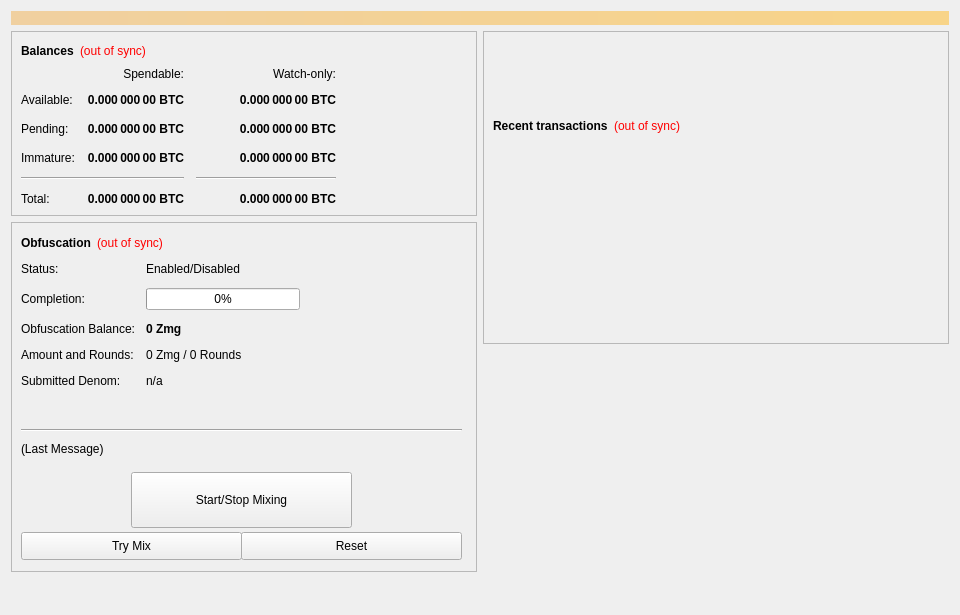
<?xml version="1.0" encoding="UTF-8"?>
<ui version="4.0">
 <class>OverviewPage</class>
 <widget class="QWidget" name="OverviewPage">
  <property name="geometry">
   <rect>
    <x>0</x>
    <y>0</y>
    <width>960</width>
    <height>615</height>
   </rect>
  </property>
  <property name="minimumSize">
   <size>
    <width>960</width>
    <height>0</height>
   </size>
  </property>
  <property name="windowTitle">
   <string>Form</string>
  </property>
  <layout class="QVBoxLayout" name="topLayout">
   <item>
    <widget class="QLabel" name="labelAlerts">
     <property name="visible">
      <bool>false</bool>
     </property>
     <property name="styleSheet">
      <string notr="true">background-color: qlineargradient(x1: 0, y1: 0, x2: 1, y2: 0, stop:0 #F0D0A0, stop:1 #F8D488); color:#000000;</string>
     </property>
     <property name="wordWrap">
      <bool>true</bool>
     </property>
     <property name="margin">
      <number>3</number>
     </property>
    </widget>
   </item>
   <item>
    <layout class="QHBoxLayout" name="horizontalLayout" stretch="1,1">
     <item>
      <layout class="QVBoxLayout" name="verticalLayout_2">
       <item>
        <widget class="QFrame" name="frame">
         <property name="frameShape">
          <enum>QFrame::StyledPanel</enum>
         </property>
         <property name="frameShadow">
          <enum>QFrame::Raised</enum>
         </property>
         <layout class="QVBoxLayout" name="verticalLayout_4">
          <item>
           <layout class="QHBoxLayout" name="horizontalLayout_4">
            <item>
             <widget class="QLabel" name="label_5">
              <property name="font">
               <font>
                <weight>75</weight>
                <bold>true</bold>
               </font>
              </property>
              <property name="text">
               <string>Balances</string>
              </property>
             </widget>
            </item>
            <item>
             <widget class="QLabel" name="labelWalletStatus">
              <property name="cursor">
               <cursorShape>WhatsThisCursor</cursorShape>
              </property>
              <property name="toolTip">
               <string>The displayed information may be out of date. Your wallet automatically synchronizes with the ZMG network after a connection is established, but this process has not completed yet.</string>
              </property>
              <property name="styleSheet">
               <string notr="true">QLabel { color: red; }</string>
              </property>
              <property name="text">
               <string notr="true">(out of sync)</string>
              </property>
              <property name="alignment">
               <set>Qt::AlignLeading|Qt::AlignLeft|Qt::AlignVCenter</set>
              </property>
             </widget>
            </item>
            <item>
             <spacer name="horizontalSpacer_3">
              <property name="orientation">
               <enum>Qt::Horizontal</enum>
              </property>
              <property name="sizeHint" stdset="0">
               <size>
                <width>40</width>
                <height>20</height>
               </size>
              </property>
             </spacer>
            </item>
           </layout>
          </item>
          <item>
           <layout class="QGridLayout" name="gridLayout">
            <property name="spacing">
             <number>12</number>
            </property>
            <item row="2" column="2">
             <widget class="QLabel" name="labelWatchPending">
              <property name="font">
               <font>
                <weight>75</weight>
                <bold>true</bold>
               </font>
              </property>
              <property name="cursor">
               <cursorShape>IBeamCursor</cursorShape>
              </property>
              <property name="toolTip">
               <string>Unconfirmed transactions to watch-only addresses</string>
              </property>
              <property name="text">
               <string notr="true">0.000 000 00 BTC</string>
              </property>
              <property name="alignment">
               <set>Qt::AlignRight|Qt::AlignTrailing|Qt::AlignVCenter</set>
              </property>
              <property name="textInteractionFlags">
               <set>Qt::LinksAccessibleByMouse|Qt::TextSelectableByKeyboard|Qt::TextSelectableByMouse</set>
              </property>
             </widget>
            </item>
            <item row="2" column="1">
             <widget class="QLabel" name="labelUnconfirmed">
              <property name="font">
               <font>
                <weight>75</weight>
                <bold>true</bold>
               </font>
              </property>
              <property name="cursor">
               <cursorShape>IBeamCursor</cursorShape>
              </property>
              <property name="toolTip">
               <string>Total of transactions that have yet to be confirmed, and do not yet count toward the spendable balance</string>
              </property>
              <property name="text">
               <string notr="true">0.000 000 00 BTC</string>
              </property>
              <property name="alignment">
               <set>Qt::AlignRight|Qt::AlignTrailing|Qt::AlignVCenter</set>
              </property>
              <property name="textInteractionFlags">
               <set>Qt::LinksAccessibleByMouse|Qt::TextSelectableByKeyboard|Qt::TextSelectableByMouse</set>
              </property>
             </widget>
            </item>
            <item row="3" column="2">
             <widget class="QLabel" name="labelWatchImmature">
              <property name="font">
               <font>
                <weight>75</weight>
                <bold>true</bold>
               </font>
              </property>
              <property name="cursor">
               <cursorShape>IBeamCursor</cursorShape>
              </property>
              <property name="toolTip">
               <string>Staked or masternode rewards in watch-only addresses that has not yet matured</string>
              </property>
              <property name="text">
               <string notr="true">0.000 000 00 BTC</string>
              </property>
              <property name="alignment">
               <set>Qt::AlignRight|Qt::AlignTrailing|Qt::AlignVCenter</set>
              </property>
              <property name="textInteractionFlags">
               <set>Qt::LinksAccessibleByMouse|Qt::TextSelectableByKeyboard|Qt::TextSelectableByMouse</set>
              </property>
             </widget>
            </item>
            <item row="4" column="0" colspan="2">
             <widget class="Line" name="lineSpendableBalance">
              <property name="orientation">
               <enum>Qt::Horizontal</enum>
              </property>
             </widget>
            </item>
            <item row="4" column="2">
             <widget class="Line" name="lineWatchBalance">
              <property name="sizePolicy">
               <sizepolicy hsizetype="Preferred" vsizetype="Fixed">
                <horstretch>0</horstretch>
                <verstretch>0</verstretch>
               </sizepolicy>
              </property>
              <property name="minimumSize">
               <size>
                <width>140</width>
                <height>0</height>
               </size>
              </property>
              <property name="orientation">
               <enum>Qt::Horizontal</enum>
              </property>
             </widget>
            </item>
            <item row="5" column="0">
             <widget class="QLabel" name="labelTotalText">
              <property name="text">
               <string>Total:</string>
              </property>
             </widget>
            </item>
            <item row="3" column="1">
             <widget class="QLabel" name="labelImmature">
              <property name="font">
               <font>
                <weight>75</weight>
                <bold>true</bold>
               </font>
              </property>
              <property name="cursor">
               <cursorShape>IBeamCursor</cursorShape>
              </property>
              <property name="toolTip">
               <string>Staked or masternode rewards that has not yet matured</string>
              </property>
              <property name="text">
               <string notr="true">0.000 000 00 BTC</string>
              </property>
              <property name="alignment">
               <set>Qt::AlignRight|Qt::AlignTrailing|Qt::AlignVCenter</set>
              </property>
              <property name="textInteractionFlags">
               <set>Qt::LinksAccessibleByMouse|Qt::TextSelectableByKeyboard|Qt::TextSelectableByMouse</set>
              </property>
             </widget>
            </item>
            <item row="2" column="3">
             <spacer name="horizontalSpacer_2">
              <property name="orientation">
               <enum>Qt::Horizontal</enum>
              </property>
              <property name="sizeHint" stdset="0">
               <size>
                <width>40</width>
                <height>20</height>
               </size>
              </property>
             </spacer>
            </item>
            <item row="3" column="0">
             <widget class="QLabel" name="labelImmatureText">
              <property name="text">
               <string>Immature:</string>
              </property>
             </widget>
            </item>
            <item row="5" column="1">
             <widget class="QLabel" name="labelTotal">
              <property name="font">
               <font>
                <weight>75</weight>
                <bold>true</bold>
               </font>
              </property>
              <property name="cursor">
               <cursorShape>IBeamCursor</cursorShape>
              </property>
              <property name="toolTip">
               <string>Your current total balance</string>
              </property>
              <property name="text">
               <string notr="true">0.000 000 00 BTC</string>
              </property>
              <property name="alignment">
               <set>Qt::AlignRight|Qt::AlignTrailing|Qt::AlignVCenter</set>
              </property>
              <property name="textInteractionFlags">
               <set>Qt::LinksAccessibleByMouse|Qt::TextSelectableByKeyboard|Qt::TextSelectableByMouse</set>
              </property>
             </widget>
            </item>
            <item row="5" column="2">
             <widget class="QLabel" name="labelWatchTotal">
              <property name="font">
               <font>
                <weight>75</weight>
                <bold>true</bold>
               </font>
              </property>
              <property name="cursor">
               <cursorShape>IBeamCursor</cursorShape>
              </property>
              <property name="toolTip">
               <string>Current total balance in watch-only addresses</string>
              </property>
              <property name="text">
               <string notr="true">0.000 000 00 BTC</string>
              </property>
              <property name="alignment">
               <set>Qt::AlignRight|Qt::AlignTrailing|Qt::AlignVCenter</set>
              </property>
              <property name="textInteractionFlags">
               <set>Qt::LinksAccessibleByMouse|Qt::TextSelectableByKeyboard|Qt::TextSelectableByMouse</set>
              </property>
             </widget>
            </item>
            <item row="0" column="2">
             <widget class="QLabel" name="labelWatchonly">
              <property name="text">
               <string>Watch-only:</string>
              </property>
              <property name="alignment">
               <set>Qt::AlignRight|Qt::AlignTrailing|Qt::AlignVCenter</set>
              </property>
             </widget>
            </item>
            <item row="1" column="0">
             <widget class="QLabel" name="labelBalanceText">
              <property name="text">
               <string>Available:</string>
              </property>
             </widget>
            </item>
            <item row="1" column="1">
             <widget class="QLabel" name="labelBalance">
              <property name="font">
               <font>
                <weight>75</weight>
                <bold>true</bold>
               </font>
              </property>
              <property name="cursor">
               <cursorShape>IBeamCursor</cursorShape>
              </property>
              <property name="toolTip">
               <string>Your current spendable balance</string>
              </property>
              <property name="text">
               <string notr="true">0.000 000 00 BTC</string>
              </property>
              <property name="alignment">
               <set>Qt::AlignRight|Qt::AlignTrailing|Qt::AlignVCenter</set>
              </property>
              <property name="textInteractionFlags">
               <set>Qt::LinksAccessibleByMouse|Qt::TextSelectableByKeyboard|Qt::TextSelectableByMouse</set>
              </property>
             </widget>
            </item>
            <item row="1" column="2">
             <widget class="QLabel" name="labelWatchAvailable">
              <property name="font">
               <font>
                <weight>75</weight>
                <bold>true</bold>
               </font>
              </property>
              <property name="cursor">
               <cursorShape>IBeamCursor</cursorShape>
              </property>
              <property name="toolTip">
               <string>Your current balance in watch-only addresses</string>
              </property>
              <property name="text">
               <string notr="true">0.000 000 00 BTC</string>
              </property>
              <property name="alignment">
               <set>Qt::AlignRight|Qt::AlignTrailing|Qt::AlignVCenter</set>
              </property>
              <property name="textInteractionFlags">
               <set>Qt::LinksAccessibleByMouse|Qt::TextSelectableByKeyboard|Qt::TextSelectableByMouse</set>
              </property>
             </widget>
            </item>
            <item row="2" column="0">
             <widget class="QLabel" name="labelPendingText">
              <property name="text">
               <string>Pending:</string>
              </property>
             </widget>
            </item>
            <item row="0" column="1">
             <widget class="QLabel" name="labelSpendable">
              <property name="text">
               <string>Spendable:</string>
              </property>
              <property name="alignment">
               <set>Qt::AlignRight|Qt::AlignTrailing|Qt::AlignVCenter</set>
              </property>
             </widget>
            </item>
           </layout>
          </item>
         </layout>
        </widget>
       </item>
       <item>
        <widget class="QFrame" name="frameObfuscation">
         <property name="minimumSize">
          <size>
           <width>0</width>
           <height>350</height>
          </size>
         </property>
         <property name="layoutDirection">
          <enum>Qt::LeftToRight</enum>
         </property>
         <property name="frameShape">
          <enum>QFrame::StyledPanel</enum>
         </property>
         <property name="frameShadow">
          <enum>QFrame::Raised</enum>
         </property>
         <widget class="QWidget" name="formLayoutWidget">
          <property name="geometry">
           <rect>
            <x>10</x>
            <y>40</y>
            <width>451</width>
            <height>161</height>
           </rect>
          </property>
          <layout class="QFormLayout" name="formLayout">
           <property name="fieldGrowthPolicy">
            <enum>QFormLayout::AllNonFixedFieldsGrow</enum>
           </property>
           <property name="horizontalSpacing">
            <number>11</number>
           </property>
           <property name="verticalSpacing">
            <number>12</number>
           </property>
           <item row="0" column="0">
            <widget class="QLabel" name="label_6">
             <property name="text">
              <string>Status:</string>
             </property>
            </widget>
           </item>
           <item row="1" column="0">
            <widget class="QLabel" name="label_7">
             <property name="text">
              <string>Completion:</string>
             </property>
            </widget>
           </item>
           <item row="1" column="1">
            <widget class="QProgressBar" name="obfuscationProgress">
             <property name="maximumSize">
              <size>
               <width>154</width>
               <height>16777215</height>
              </size>
             </property>
             <property name="value">
              <number>0</number>
             </property>
            </widget>
           </item>
           <item row="2" column="0">
            <widget class="QLabel" name="labelAnonymizedText">
             <property name="text">
              <string>Obfuscation Balance:</string>
             </property>
            </widget>
           </item>
           <item row="2" column="1">
            <widget class="QLabel" name="labelAnonymized">
             <property name="font">
              <font>
               <weight>75</weight>
               <bold>true</bold>
              </font>
             </property>
             <property name="text">
              <string notr="true">0 Zmg</string>
             </property>
            </widget>
           </item>
           <item row="3" column="0">
            <widget class="QLabel" name="label_8">
             <property name="text">
              <string>Amount and Rounds:</string>
             </property>
            </widget>
           </item>
           <item row="3" column="1">
            <widget class="QLabel" name="labelAmountRounds">
             <property name="text">
              <string>0 Zmg / 0 Rounds</string>
             </property>
            </widget>
           </item>
           <item row="4" column="0">
            <widget class="QLabel" name="label_9">
             <property name="text">
              <string>Submitted Denom:</string>
             </property>
            </widget>
           </item>
           <item row="4" column="1">
            <widget class="QLabel" name="labelSubmittedDenom">
             <property name="toolTip">
              <string>The denominations you submitted to the Masternode.&lt;br&gt;To mix, other users must submit the exact same denominations.</string>
             </property>
             <property name="text">
              <string>n/a</string>
             </property>
            </widget>
           </item>
           <item row="0" column="1">
            <widget class="QLabel" name="obfuscationEnabled">
             <property name="text">
              <string>Enabled/Disabled</string>
             </property>
            </widget>
           </item>
          </layout>
         </widget>
         <widget class="QPushButton" name="runAutoDenom">
          <property name="geometry">
           <rect>
            <x>251</x>
            <y>17</y>
            <width>1</width>
            <height>1</height>
           </rect>
          </property>
          <property name="palette">
           <palette>
            <active>
             <colorrole role="WindowText">
              <brush brushstyle="SolidPattern">
               <color alpha="255">
                <red>0</red>
                <green>0</green>
                <blue>0</blue>
               </color>
              </brush>
             </colorrole>
             <colorrole role="Button">
              <brush brushstyle="SolidPattern">
               <color alpha="255">
                <red>239</red>
                <green>238</green>
                <blue>238</blue>
               </color>
              </brush>
             </colorrole>
             <colorrole role="Light">
              <brush brushstyle="SolidPattern">
               <color alpha="255">
                <red>255</red>
                <green>255</green>
                <blue>255</blue>
               </color>
              </brush>
             </colorrole>
             <colorrole role="Midlight">
              <brush brushstyle="SolidPattern">
               <color alpha="255">
                <red>247</red>
                <green>246</green>
                <blue>246</blue>
               </color>
              </brush>
             </colorrole>
             <colorrole role="Dark">
              <brush brushstyle="SolidPattern">
               <color alpha="255">
                <red>119</red>
                <green>119</green>
                <blue>119</blue>
               </color>
              </brush>
             </colorrole>
             <colorrole role="Mid">
              <brush brushstyle="SolidPattern">
               <color alpha="255">
                <red>159</red>
                <green>159</green>
                <blue>159</blue>
               </color>
              </brush>
             </colorrole>
             <colorrole role="Text">
              <brush brushstyle="SolidPattern">
               <color alpha="255">
                <red>0</red>
                <green>0</green>
                <blue>0</blue>
               </color>
              </brush>
             </colorrole>
             <colorrole role="BrightText">
              <brush brushstyle="SolidPattern">
               <color alpha="255">
                <red>255</red>
                <green>255</green>
                <blue>255</blue>
               </color>
              </brush>
             </colorrole>
             <colorrole role="ButtonText">
              <brush brushstyle="SolidPattern">
               <color alpha="255">
                <red>0</red>
                <green>0</green>
                <blue>0</blue>
               </color>
              </brush>
             </colorrole>
             <colorrole role="Base">
              <brush brushstyle="SolidPattern">
               <color alpha="255">
                <red>255</red>
                <green>255</green>
                <blue>255</blue>
               </color>
              </brush>
             </colorrole>
             <colorrole role="Window">
              <brush brushstyle="SolidPattern">
               <color alpha="255">
                <red>239</red>
                <green>238</green>
                <blue>238</blue>
               </color>
              </brush>
             </colorrole>
             <colorrole role="Shadow">
              <brush brushstyle="SolidPattern">
               <color alpha="255">
                <red>0</red>
                <green>0</green>
                <blue>0</blue>
               </color>
              </brush>
             </colorrole>
             <colorrole role="AlternateBase">
              <brush brushstyle="SolidPattern">
               <color alpha="255">
                <red>247</red>
                <green>246</green>
                <blue>246</blue>
               </color>
              </brush>
             </colorrole>
             <colorrole role="ToolTipBase">
              <brush brushstyle="SolidPattern">
               <color alpha="255">
                <red>255</red>
                <green>255</green>
                <blue>220</blue>
               </color>
              </brush>
             </colorrole>
             <colorrole role="ToolTipText">
              <brush brushstyle="SolidPattern">
               <color alpha="255">
                <red>0</red>
                <green>0</green>
                <blue>0</blue>
               </color>
              </brush>
             </colorrole>
            </active>
            <inactive>
             <colorrole role="WindowText">
              <brush brushstyle="SolidPattern">
               <color alpha="255">
                <red>0</red>
                <green>0</green>
                <blue>0</blue>
               </color>
              </brush>
             </colorrole>
             <colorrole role="Button">
              <brush brushstyle="SolidPattern">
               <color alpha="255">
                <red>239</red>
                <green>238</green>
                <blue>238</blue>
               </color>
              </brush>
             </colorrole>
             <colorrole role="Light">
              <brush brushstyle="SolidPattern">
               <color alpha="255">
                <red>255</red>
                <green>255</green>
                <blue>255</blue>
               </color>
              </brush>
             </colorrole>
             <colorrole role="Midlight">
              <brush brushstyle="SolidPattern">
               <color alpha="255">
                <red>247</red>
                <green>246</green>
                <blue>246</blue>
               </color>
              </brush>
             </colorrole>
             <colorrole role="Dark">
              <brush brushstyle="SolidPattern">
               <color alpha="255">
                <red>119</red>
                <green>119</green>
                <blue>119</blue>
               </color>
              </brush>
             </colorrole>
             <colorrole role="Mid">
              <brush brushstyle="SolidPattern">
               <color alpha="255">
                <red>159</red>
                <green>159</green>
                <blue>159</blue>
               </color>
              </brush>
             </colorrole>
             <colorrole role="Text">
              <brush brushstyle="SolidPattern">
               <color alpha="255">
                <red>0</red>
                <green>0</green>
                <blue>0</blue>
               </color>
              </brush>
             </colorrole>
             <colorrole role="BrightText">
              <brush brushstyle="SolidPattern">
               <color alpha="255">
                <red>255</red>
                <green>255</green>
                <blue>255</blue>
               </color>
              </brush>
             </colorrole>
             <colorrole role="ButtonText">
              <brush brushstyle="SolidPattern">
               <color alpha="255">
                <red>0</red>
                <green>0</green>
                <blue>0</blue>
               </color>
              </brush>
             </colorrole>
             <colorrole role="Base">
              <brush brushstyle="SolidPattern">
               <color alpha="255">
                <red>255</red>
                <green>255</green>
                <blue>255</blue>
               </color>
              </brush>
             </colorrole>
             <colorrole role="Window">
              <brush brushstyle="SolidPattern">
               <color alpha="255">
                <red>239</red>
                <green>238</green>
                <blue>238</blue>
               </color>
              </brush>
             </colorrole>
             <colorrole role="Shadow">
              <brush brushstyle="SolidPattern">
               <color alpha="255">
                <red>0</red>
                <green>0</green>
                <blue>0</blue>
               </color>
              </brush>
             </colorrole>
             <colorrole role="AlternateBase">
              <brush brushstyle="SolidPattern">
               <color alpha="255">
                <red>247</red>
                <green>246</green>
                <blue>246</blue>
               </color>
              </brush>
             </colorrole>
             <colorrole role="ToolTipBase">
              <brush brushstyle="SolidPattern">
               <color alpha="255">
                <red>255</red>
                <green>255</green>
                <blue>220</blue>
               </color>
              </brush>
             </colorrole>
             <colorrole role="ToolTipText">
              <brush brushstyle="SolidPattern">
               <color alpha="255">
                <red>0</red>
                <green>0</green>
                <blue>0</blue>
               </color>
              </brush>
             </colorrole>
            </inactive>
            <disabled>
             <colorrole role="WindowText">
              <brush brushstyle="SolidPattern">
               <color alpha="255">
                <red>119</red>
                <green>119</green>
                <blue>119</blue>
               </color>
              </brush>
             </colorrole>
             <colorrole role="Button">
              <brush brushstyle="SolidPattern">
               <color alpha="255">
                <red>239</red>
                <green>238</green>
                <blue>238</blue>
               </color>
              </brush>
             </colorrole>
             <colorrole role="Light">
              <brush brushstyle="SolidPattern">
               <color alpha="255">
                <red>255</red>
                <green>255</green>
                <blue>255</blue>
               </color>
              </brush>
             </colorrole>
             <colorrole role="Midlight">
              <brush brushstyle="SolidPattern">
               <color alpha="255">
                <red>247</red>
                <green>246</green>
                <blue>246</blue>
               </color>
              </brush>
             </colorrole>
             <colorrole role="Dark">
              <brush brushstyle="SolidPattern">
               <color alpha="255">
                <red>119</red>
                <green>119</green>
                <blue>119</blue>
               </color>
              </brush>
             </colorrole>
             <colorrole role="Mid">
              <brush brushstyle="SolidPattern">
               <color alpha="255">
                <red>159</red>
                <green>159</green>
                <blue>159</blue>
               </color>
              </brush>
             </colorrole>
             <colorrole role="Text">
              <brush brushstyle="SolidPattern">
               <color alpha="255">
                <red>119</red>
                <green>119</green>
                <blue>119</blue>
               </color>
              </brush>
             </colorrole>
             <colorrole role="BrightText">
              <brush brushstyle="SolidPattern">
               <color alpha="255">
                <red>255</red>
                <green>255</green>
                <blue>255</blue>
               </color>
              </brush>
             </colorrole>
             <colorrole role="ButtonText">
              <brush brushstyle="SolidPattern">
               <color alpha="255">
                <red>119</red>
                <green>119</green>
                <blue>119</blue>
               </color>
              </brush>
             </colorrole>
             <colorrole role="Base">
              <brush brushstyle="SolidPattern">
               <color alpha="255">
                <red>239</red>
                <green>238</green>
                <blue>238</blue>
               </color>
              </brush>
             </colorrole>
             <colorrole role="Window">
              <brush brushstyle="SolidPattern">
               <color alpha="255">
                <red>239</red>
                <green>238</green>
                <blue>238</blue>
               </color>
              </brush>
             </colorrole>
             <colorrole role="Shadow">
              <brush brushstyle="SolidPattern">
               <color alpha="255">
                <red>0</red>
                <green>0</green>
                <blue>0</blue>
               </color>
              </brush>
             </colorrole>
             <colorrole role="AlternateBase">
              <brush brushstyle="SolidPattern">
               <color alpha="255">
                <red>239</red>
                <green>238</green>
                <blue>238</blue>
               </color>
              </brush>
             </colorrole>
             <colorrole role="ToolTipBase">
              <brush brushstyle="SolidPattern">
               <color alpha="255">
                <red>255</red>
                <green>255</green>
                <blue>220</blue>
               </color>
              </brush>
             </colorrole>
             <colorrole role="ToolTipText">
              <brush brushstyle="SolidPattern">
               <color alpha="255">
                <red>0</red>
                <green>0</green>
                <blue>0</blue>
               </color>
              </brush>
             </colorrole>
            </disabled>
           </palette>
          </property>
          <property name="focusPolicy">
           <enum>Qt::NoFocus</enum>
          </property>
          <property name="autoFillBackground">
           <bool>true</bool>
          </property>
          <property name="text">
           <string/>
          </property>
          <property name="flat">
           <bool>true</bool>
          </property>
         </widget>
         <widget class="QPushButton" name="toggleObfuscation">
          <property name="geometry">
           <rect>
            <x>120</x>
            <y>250</y>
            <width>221</width>
            <height>56</height>
           </rect>
          </property>
          <property name="sizePolicy">
           <sizepolicy hsizetype="MinimumExpanding" vsizetype="Fixed">
            <horstretch>0</horstretch>
            <verstretch>0</verstretch>
           </sizepolicy>
          </property>
          <property name="text">
           <string>Start/Stop Mixing</string>
          </property>
         </widget>
         <widget class="Line" name="lineLastMessage">
          <property name="geometry">
           <rect>
            <x>10</x>
            <y>200</y>
            <width>441</width>
            <height>16</height>
           </rect>
          </property>
          <property name="orientation">
           <enum>Qt::Horizontal</enum>
          </property>
         </widget>
         <widget class="QLabel" name="obfuscationStatus">
          <property name="geometry">
           <rect>
            <x>10</x>
            <y>220</y>
            <width>451</width>
            <height>61</height>
           </rect>
          </property>
          <property name="minimumSize">
           <size>
            <width>288</width>
            <height>43</height>
           </size>
          </property>
          <property name="text">
           <string>(Last Message)</string>
          </property>
          <property name="alignment">
           <set>Qt::AlignLeading|Qt::AlignLeft|Qt::AlignTop</set>
          </property>
          <property name="wordWrap">
           <bool>true</bool>
          </property>
         </widget>
         <widget class="QPushButton" name="obfuscationAuto">
          <property name="geometry">
           <rect>
            <x>10</x>
            <y>310</y>
            <width>221</width>
            <height>28</height>
           </rect>
          </property>
          <property name="sizePolicy">
           <sizepolicy hsizetype="MinimumExpanding" vsizetype="Fixed">
            <horstretch>0</horstretch>
            <verstretch>0</verstretch>
           </sizepolicy>
          </property>
          <property name="toolTip">
           <string>Try to manually submit a Obfuscation request.</string>
          </property>
          <property name="text">
           <string>Try Mix</string>
          </property>
         </widget>
         <widget class="QPushButton" name="obfuscationReset">
          <property name="geometry">
           <rect>
            <x>230</x>
            <y>310</y>
            <width>221</width>
            <height>28</height>
           </rect>
          </property>
          <property name="sizePolicy">
           <sizepolicy hsizetype="MinimumExpanding" vsizetype="Fixed">
            <horstretch>0</horstretch>
            <verstretch>0</verstretch>
           </sizepolicy>
          </property>
          <property name="toolTip">
           <string>Reset the current status of Obfuscation (can interrupt Obfuscation if it's in the process of Mixing, which can cost you money!)</string>
          </property>
          <property name="autoFillBackground">
           <bool>false</bool>
          </property>
          <property name="text">
           <string>Reset</string>
          </property>
         </widget>
         <widget class="QWidget" name="layoutWidget">
          <property name="geometry">
           <rect>
            <x>10</x>
            <y>10</y>
            <width>431</width>
            <height>22</height>
           </rect>
          </property>
          <layout class="QHBoxLayout" name="horizontalLayout_5">
           <item>
            <widget class="QLabel" name="label_2">
             <property name="font">
              <font>
               <weight>75</weight>
               <bold>true</bold>
              </font>
             </property>
             <property name="text">
              <string>Obfuscation</string>
             </property>
            </widget>
           </item>
           <item>
            <widget class="QLabel" name="labelObfuscationSyncStatus">
             <property name="toolTip">
              <string>The displayed information may be out of date. Your wallet automatically synchronizes with the ZMG network after a connection is established, but this process has not completed yet.</string>
             </property>
             <property name="styleSheet">
              <string notr="true">QLabel { color: red; }</string>
             </property>
             <property name="text">
              <string notr="true">(out of sync)</string>
             </property>
             <property name="alignment">
              <set>Qt::AlignLeading|Qt::AlignLeft|Qt::AlignVCenter</set>
             </property>
            </widget>
           </item>
           <item>
            <spacer name="horizontalSpacer_4">
             <property name="orientation">
              <enum>Qt::Horizontal</enum>
             </property>
             <property name="sizeHint" stdset="0">
              <size>
               <width>40</width>
               <height>20</height>
              </size>
             </property>
            </spacer>
           </item>
          </layout>
         </widget>
        </widget>
       </item>
       <item>
        <spacer name="verticalSpacer">
         <property name="orientation">
          <enum>Qt::Vertical</enum>
         </property>
         <property name="sizeHint" stdset="0">
          <size>
           <width>20</width>
           <height>40</height>
          </size>
         </property>
        </spacer>
       </item>
      </layout>
     </item>
     <item>
      <layout class="QVBoxLayout" name="verticalLayout_3">
       <item>
        <widget class="QFrame" name="frame_2">
         <property name="frameShape">
          <enum>QFrame::StyledPanel</enum>
         </property>
         <property name="frameShadow">
          <enum>QFrame::Raised</enum>
         </property>
         <layout class="QVBoxLayout" name="verticalLayout">
          <item>
           <spacer name="verticalSpacer_3">
            <property name="orientation">
             <enum>Qt::Vertical</enum>
            </property>
            <property name="sizeType">
             <enum>QSizePolicy::Fixed</enum>
            </property>
            <property name="sizeHint" stdset="0">
             <size>
              <width>20</width>
              <height>75</height>
             </size>
            </property>
           </spacer>
          </item>
          <item>
           <layout class="QHBoxLayout" name="horizontalLayout_2">
            <item>
             <widget class="QLabel" name="label_4">
              <property name="font">
               <font>
                <weight>75</weight>
                <bold>true</bold>
               </font>
              </property>
              <property name="text">
               <string>Recent transactions</string>
              </property>
             </widget>
            </item>
            <item>
             <widget class="QLabel" name="labelTransactionsStatus">
              <property name="cursor">
               <cursorShape>WhatsThisCursor</cursorShape>
              </property>
              <property name="toolTip">
               <string>The displayed information may be out of date. Your wallet automatically synchronizes with the ZMG network after a connection is established, but this process has not completed yet.</string>
              </property>
              <property name="styleSheet">
               <string notr="true">QLabel { color: red; }</string>
              </property>
              <property name="text">
               <string notr="true">(out of sync)</string>
              </property>
              <property name="alignment">
               <set>Qt::AlignRight|Qt::AlignTrailing|Qt::AlignVCenter</set>
              </property>
             </widget>
            </item>
            <item>
             <spacer name="horizontalSpacer">
              <property name="orientation">
               <enum>Qt::Horizontal</enum>
              </property>
              <property name="sizeHint" stdset="0">
               <size>
                <width>40</width>
                <height>20</height>
               </size>
              </property>
             </spacer>
            </item>
           </layout>
          </item>
          <item>
           <widget class="QListView" name="listTransactions">
            <property name="styleSheet">
             <string notr="true">QListView { background: transparent; }</string>
            </property>
            <property name="frameShape">
             <enum>QFrame::NoFrame</enum>
            </property>
            <property name="verticalScrollBarPolicy">
             <enum>Qt::ScrollBarAlwaysOff</enum>
            </property>
            <property name="horizontalScrollBarPolicy">
             <enum>Qt::ScrollBarAlwaysOff</enum>
            </property>
            <property name="selectionMode">
             <enum>QAbstractItemView::NoSelection</enum>
            </property>
           </widget>
          </item>
         </layout>
        </widget>
       </item>
       <item>
        <spacer name="verticalSpacer_2">
         <property name="orientation">
          <enum>Qt::Vertical</enum>
         </property>
         <property name="sizeType">
          <enum>QSizePolicy::Expanding</enum>
         </property>
         <property name="sizeHint" stdset="0">
          <size>
           <width>20</width>
           <height>40</height>
          </size>
         </property>
        </spacer>
       </item>
      </layout>
     </item>
    </layout>
   </item>
  </layout>
 </widget>
 <resources/>
 <connections/>
</ui>
